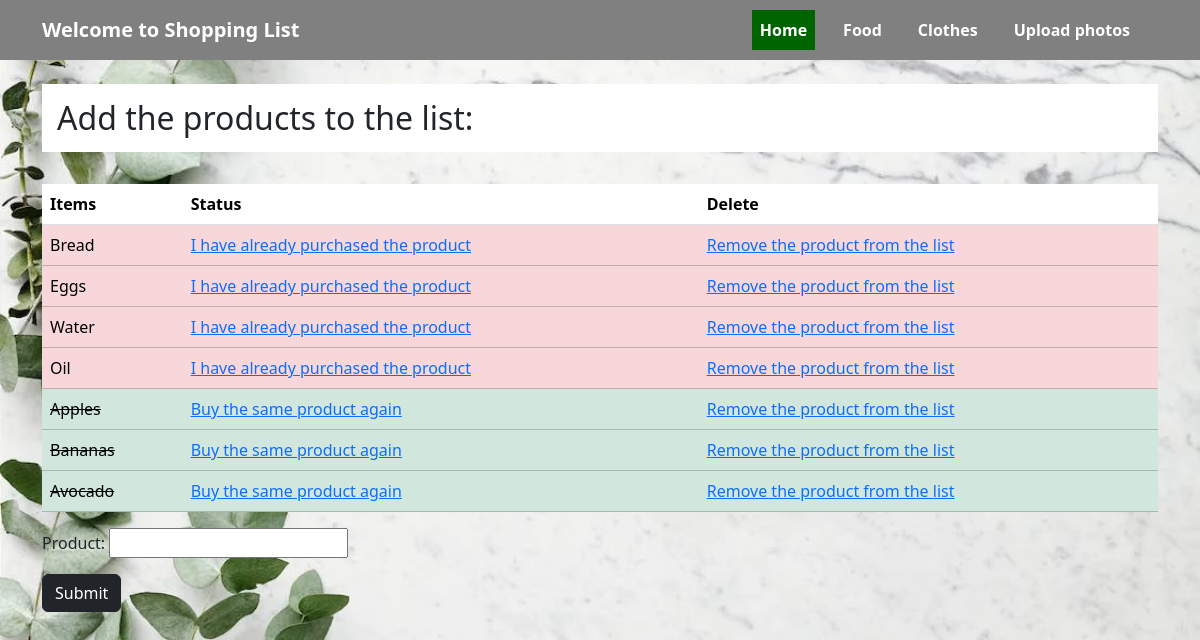
The page / on the database its author committed.
### produse/models.py (models this page shows, shortened)
class Products(models.Model):
    product = models.CharField(max_length=100)
    cumparat = models.BooleanField(default=False)

### produse/views.py (the view)
# urls.py: 2. Add a URL to urlpatterns:  path('', views.home, name='home')
def home(request):
    if request.method == 'POST':
        form = ProductsForm(request.POST or None)
        if form.is_valid():
            form.save()
            form = ProductsForm()
            products = Products.objects.all()
            context = {'form':form, 'products':products}
            return render(request, 'produse/home.html', context)
    else:
        form = ProductsForm()
        products = Products.objects.all()
        context = {'form': form, 'products': products} # contine atat formularul cat si produsele
        return render(request, 'produse/home.html', context)

### produse/forms.py
class ProductsForm(forms.ModelForm):
    class Meta:
        model = Products
        fields = ['product']

### produse/templates/produse/home.html (shortened to what this page needs)
{% extends 'produse/base.html' %}
{% block content %}
    <h2 class="white">Add the products to the list:</h2>
    <br>
    <table class="table">
        <thead>
            <tr>
                <th>Items</th>
                <th>Status</th>
                <th>Delete</th>
            </tr>
        </thead>
        <tbody>
            {% if products %}
                {% for product in products %}
                    {% if product.cumparat %}
                        <tr class="table-success">
                            <td class="linethrough">{{ product.product }}</td>
                            <td><a href="{% url 'change_status' product.id %}">Buy the same product again</a></td>
                            <td><a href="{% url 'delete' product.id %}">Remove the product from the list</a></td>
                        </tr>
                    {% else %}
                        <tr class="table-danger">
                            <td>{{ product.product }}</td>
                            <td><a href="{% url 'change_status' product.id %}">I have already purchased the product</a></td>
                            <td><a href="{% url 'delete' product.id %}">Remove the product from the list</a></td>
                        </tr>
                    {% endif %}
                {% endfor %}
            {% endif %}
        </tbody>
    </table>
    <form method="POST">
        {{form.as_p}}
      <button type="submit" class="btn btn-dark">Submit</button>
    </form>
{% endblock %}

### produse/static/style.css (style rules this page uses)
body { background-image: url('/static/images/home_cover.jpg'); background-size: cover; background-position: center; background-repeat: no-repeat; z-index: -1; padding-top: 60px !important; }
.linethrough { text-decoration: line-through; }
.white { background-color: white; padding: 15px; }

### rows shown on the page
Products: product "Bread"
Products: product "Eggs"
Products: product "Water"
Products: product "Oil"
Products: product "Apples"
Products: product "Bananas"
Products: product "Avocado"
